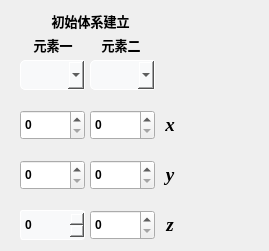
          <widget class="QWidget" name="page_4">
           <widget class="QLabel" name="label_7">
            <property name="geometry">
             <rect>
              <x>30</x>
              <y>10</y>
              <width>121</width>
              <height>21</height>
             </rect>
            </property>
            <property name="font">
             <font>
              <family>微软雅黑</family>
              <pointsize>10</pointsize>
              <bold>true</bold>
             </font>
            </property>
            <property name="styleSheet">
             <string notr="true">border-color: rgb(233, 236, 239);
color: rgb(0, 0, 0);</string>
            </property>
            <property name="text">
             <string>初始体系建立</string>
            </property>
            <property name="alignment">
             <set>Qt::AlignmentFlag::AlignCenter</set>
            </property>
           </widget>
           <widget class="QComboBox" name="exp2_ele1_comboBox">
            <property name="geometry">
             <rect>
              <x>20</x>
              <y>60</y>
              <width>65</width>
              <height>30</height>
             </rect>
            </property>
            <property name="font">
             <font>
              <family>Times New Roman</family>
              <pointsize>9</pointsize>
              <italic>true</italic>
              <bold>true</bold>
             </font>
            </property>
            <property name="cursor">
             <cursorShape>OpenHandCursor</cursorShape>
            </property>
            <property name="styleSheet">
             <string notr="true">QComboBox{
	border: 1px solid white;
	border-top-right-radius: 2px;
	border-bottom-right-radius: 2px;
    border-top-left-radius: 5px;
	border-bottom-left-radius: 5px;
    padding: 2px 3px 2px 3px;
    min-width: 3em;
	background-color: #f8f9fa;
	
	color: rgb(0, 0, 0);
}


</string>
            </property>
           </widget>
           <widget class="QComboBox" name="exp2_ele2_comboBox">
            <property name="geometry">
             <rect>
              <x>90</x>
              <y>60</y>
              <width>65</width>
              <height>30</height>
             </rect>
            </property>
            <property name="font">
             <font>
              <family>Times New Roman</family>
              <pointsize>9</pointsize>
              <italic>true</italic>
              <bold>true</bold>
             </font>
            </property>
            <property name="cursor">
             <cursorShape>OpenHandCursor</cursorShape>
            </property>
            <property name="styleSheet">
             <string notr="true">QComboBox{
	border: 1px solid white;
	border-top-right-radius: 2px;
	border-bottom-right-radius: 2px;
    border-top-left-radius: 5px;
	border-bottom-left-radius: 5px;
    padding: 2px 3px 2px 3px;
    min-width: 3em;
	background-color: #f8f9fa;
	
	color: rgb(0, 0, 0);
}


</string>
            </property>
           </widget>
           <widget class="QLabel" name="label_12">
            <property name="geometry">
             <rect>
              <x>28</x>
              <y>30</y>
              <width>50</width>
              <height>30</height>
             </rect>
            </property>
            <property name="font">
             <font>
              <family>微软雅黑</family>
              <pointsize>10</pointsize>
              <bold>true</bold>
             </font>
            </property>
            <property name="styleSheet">
             <string notr="true">border-color: rgb(233, 236, 239);
color: rgb(0, 0, 0);</string>
            </property>
            <property name="text">
             <string>元素一</string>
            </property>
            <property name="alignment">
             <set>Qt::AlignmentFlag::AlignCenter</set>
            </property>
           </widget>
           <widget class="QLabel" name="label_13">
            <property name="geometry">
             <rect>
              <x>96</x>
              <y>30</y>
              <width>50</width>
              <height>30</height>
             </rect>
            </property>
            <property name="font">
             <font>
              <family>微软雅黑</family>
              <pointsize>10</pointsize>
              <bold>true</bold>
             </font>
            </property>
            <property name="styleSheet">
             <string notr="true">border-color: rgb(233, 236, 239);
color: rgb(0, 0, 0);</string>
            </property>
            <property name="text">
             <string>元素二</string>
            </property>
            <property name="alignment">
             <set>Qt::AlignmentFlag::AlignCenter</set>
            </property>
           </widget>
           <widget class="QLabel" name="label_14">
            <property name="geometry">
             <rect>
              <x>220</x>
              <y>57</y>
              <width>40</width>
              <height>35</height>
             </rect>
            </property>
            <property name="sizePolicy">
             <sizepolicy hsizetype="Preferred" vsizetype="Preferred">
              <horstretch>0</horstretch>
              <verstretch>0</verstretch>
             </sizepolicy>
            </property>
            <property name="styleSheet">
             <string notr="true">border-image: url(:/background/原子.png);
border-color: rgb(233, 236, 239);</string>
            </property>
            <property name="text">
             <string/>
            </property>
           </widget>
           <widget class="QSpinBox" name="exp2_ele1x_spinBox">
            <property name="geometry">
             <rect>
              <x>20</x>
              <y>110</y>
              <width>65</width>
              <height>30</height>
             </rect>
            </property>
            <property name="sizePolicy">
             <sizepolicy hsizetype="Preferred" vsizetype="Fixed">
              <horstretch>0</horstretch>
              <verstretch>0</verstretch>
             </sizepolicy>
            </property>
            <property name="font">
             <font>
              <family>Arial</family>
              <bold>true</bold>
             </font>
            </property>
            <property name="styleSheet">
             <string notr="true">QSpinBox{
	border: 1px solid white;
    border-radius: 3px;
    padding: 1px 2px 1px 2px;
    min-width: 3em;
	background-color: #f8f9fa;
}
color: rgb(0, 0, 0);

</string>
            </property>
           </widget>
           <widget class="QSpinBox" name="exp2_ele2x_spinBox">
            <property name="geometry">
             <rect>
              <x>90</x>
              <y>110</y>
              <width>65</width>
              <height>30</height>
             </rect>
            </property>
            <property name="sizePolicy">
             <sizepolicy hsizetype="Preferred" vsizetype="Fixed">
              <horstretch>0</horstretch>
              <verstretch>0</verstretch>
             </sizepolicy>
            </property>
            <property name="font">
             <font>
              <family>Arial</family>
              <bold>true</bold>
             </font>
            </property>
            <property name="styleSheet">
             <string notr="true">QSpinBox{

	border: 1px solid white;
    border-radius: 3px;
    padding: 1px 2px 1px 2px;
    min-width: 3em;
	background-color: #f8f9fa;
}
	color: rgb(0，0，0);

</string>
            </property>
           </widget>
           <widget class="QSpinBox" name="exp2_ele1y_spinBox">
            <property name="geometry">
             <rect>
              <x>20</x>
              <y>160</y>
              <width>65</width>
              <height>30</height>
             </rect>
            </property>
            <property name="sizePolicy">
             <sizepolicy hsizetype="Preferred" vsizetype="Fixed">
              <horstretch>0</horstretch>
              <verstretch>0</verstretch>
             </sizepolicy>
            </property>
            <property name="font">
             <font>
              <family>Arial</family>
              <bold>true</bold>
             </font>
            </property>
            <property name="styleSheet">
             <string notr="true">QSpinBox{

	border: 1px solid white;
    border-radius: 3px;
    padding: 1px 2px 1px 2px;
    min-width: 3em;
	background-color: #f8f9fa;
}
	color: rgb(0，0，0);

</string>
            </property>
           </widget>
           <widget class="QSpinBox" name="exp2_ele2y_spinBox">
            <property name="geometry">
             <rect>
              <x>90</x>
              <y>160</y>
              <width>65</width>
              <height>30</height>
             </rect>
            </property>
            <property name="sizePolicy">
             <sizepolicy hsizetype="Preferred" vsizetype="Fixed">
              <horstretch>0</horstretch>
              <verstretch>0</verstretch>
             </sizepolicy>
            </property>
            <property name="font">
             <font>
              <family>Arial</family>
              <bold>true</bold>
             </font>
            </property>
            <property name="styleSheet">
             <string notr="true">QSpinBox{

	border: 1px solid white;
    border-radius: 3px;
    padding: 1px 2px 1px 2px;
    min-width: 3em;
	background-color: #f8f9fa;
}
color: rgb(0，0，0);

</string>
            </property>
           </widget>
           <widget class="QSpinBox" name="exp2_ele1z_spinBox">
            <property name="geometry">
             <rect>
              <x>20</x>
              <y>210</y>
              <width>65</width>
              <height>30</height>
             </rect>
            </property>
            <property name="sizePolicy">
             <sizepolicy hsizetype="Preferred" vsizetype="Fixed">
              <horstretch>0</horstretch>
              <verstretch>0</verstretch>
             </sizepolicy>
            </property>
            <property name="font">
             <font>
              <family>Arial</family>
              <bold>true</bold>
             </font>
            </property>
            <property name="styleSheet">
             <string notr="true">QSpinBox{
	color: rgb(0，0，0);
	border: 1px solid white;
    border-radius: 3px;
    padding: 1px 2px 1px 2px;
    min-width: 3em;
	background-color: #f8f9fa;
}

</string>
            </property>
           </widget>
           <widget class="QSpinBox" name="exp2_ele2z_spinBox">
            <property name="geometry">
             <rect>
              <x>90</x>
              <y>210</y>
              <width>65</width>
              <height>30</height>
             </rect>
            </property>
            <property name="sizePolicy">
             <sizepolicy hsizetype="Preferred" vsizetype="Fixed">
              <horstretch>0</horstretch>
              <verstretch>0</verstretch>
             </sizepolicy>
            </property>
            <property name="font">
             <font>
              <family>Arial</family>
              <bold>true</bold>
             </font>
            </property>
            <property name="styleSheet">
             <string notr="true">QSpinBox{

	border: 1px solid white;
    border-radius: 3px;
    padding: 1px 2px 1px 2px;
    min-width: 3em;
	background-color: #f8f9fa;
}
	color: rgb(0，0，0);

</string>
            </property>
           </widget>
           <widget class="QLabel" name="label_15">
            <property name="geometry">
             <rect>
              <x>220</x>
              <y>107</y>
              <width>40</width>
              <height>35</height>
             </rect>
            </property>
            <property name="sizePolicy">
             <sizepolicy hsizetype="Preferred" vsizetype="Preferred">
              <horstretch>0</horstretch>
              <verstretch>0</verstretch>
             </sizepolicy>
            </property>
            <property name="styleSheet">
             <string notr="true">border-image: url(:/background/坐标轴.png);
border-color: rgb(233, 236, 239);</string>
            </property>
            <property name="text">
             <string/>
            </property>
           </widget>
           <widget class="QLabel" name="label_16">
            <property name="geometry">
             <rect>
              <x>220</x>
              <y>157</y>
              <width>40</width>
              <height>35</height>
             </rect>
            </property>
            <property name="sizePolicy">
             <sizepolicy hsizetype="Preferred" vsizetype="Preferred">
              <horstretch>0</horstretch>
              <verstretch>0</verstretch>
             </sizepolicy>
            </property>
            <property name="styleSheet">
             <string notr="true">border-image: url(:/background/坐标轴.png);
border-color: rgb(233, 236, 239);</string>
            </property>
            <property name="text">
             <string/>
            </property>
           </widget>
           <widget class="QLabel" name="label_17">
            <property name="geometry">
             <rect>
              <x>220</x>
              <y>207</y>
              <width>40</width>
              <height>35</height>
             </rect>
            </property>
            <property name="sizePolicy">
             <sizepolicy hsizetype="Preferred" vsizetype="Preferred">
              <horstretch>0</horstretch>
              <verstretch>0</verstretch>
             </sizepolicy>
            </property>
            <property name="styleSheet">
             <string notr="true">border-image: url(:/background/坐标轴.png);
border-color: rgb(233, 236, 239);</string>
            </property>
            <property name="text">
             <string/>
            </property>
           </widget>
           <widget class="QLabel" name="label_18">
            <property name="geometry">
             <rect>
              <x>155</x>
              <y>110</y>
              <width>30</width>
              <height>30</height>
             </rect>
            </property>
            <property name="font">
             <font>
              <family>Times New Roman</family>
              <pointsize>14</pointsize>
              <italic>true</italic>
              <bold>true</bold>
             </font>
            </property>
            <property name="styleSheet">
             <string notr="true">color: rgb(0，0，0);
border-color: rgb(233, 236, 239);</string>
            </property>
            <property name="text">
             <string>x</string>
            </property>
            <property name="alignment">
             <set>Qt::AlignmentFlag::AlignCenter</set>
            </property>
           </widget>
           <widget class="QLabel" name="label_19">
            <property name="geometry">
             <rect>
              <x>155</x>
              <y>160</y>
              <width>30</width>
              <height>30</height>
             </rect>
            </property>
            <property name="font">
             <font>
              <family>Times New Roman</family>
              <pointsize>14</pointsize>
              <italic>true</italic>
              <bold>true</bold>
             </font>
            </property>
            <property name="styleSheet">
             <string notr="true">color: rgb(0，0，0);
border-color: rgb(233, 236, 239);</string>
            </property>
            <property name="text">
             <string>y</string>
            </property>
            <property name="alignment">
             <set>Qt::AlignmentFlag::AlignCenter</set>
            </property>
           </widget>
           <widget class="QLabel" name="label_20">
            <property name="geometry">
             <rect>
              <x>155</x>
              <y>210</y>
              <width>30</width>
              <height>30</height>
             </rect>
            </property>
            <property name="font">
             <font>
              <family>Times New Roman</family>
              <pointsize>14</pointsize>
              <italic>true</italic>
              <bold>true</bold>
             </font>
            </property>
            <property name="styleSheet">
             <string notr="true">color: rgb(0，0，0);
border-color: rgb(233, 236, 239);</string>
            </property>
            <property name="text">
             <string>z</string>
            </property>
            <property name="alignment">
             <set>Qt::AlignmentFlag::AlignCenter</set>
            </property>
           </widget>
          </widget>
